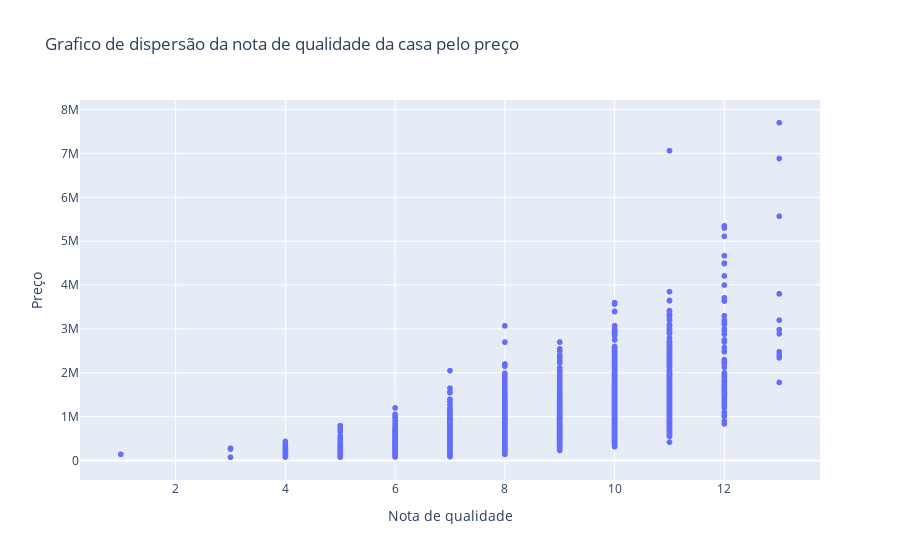

This figure's notebook cell:
### Code cell
px.scatter(casa,x='grade',y='price',title='Grafico de dispersão da nota de qualidade da casa pelo preço',
labels = {'grade':'Nota de qualidade','price':'Preço'})

### Figure 1 — Plotly figure (JSON) as saved in the notebook; plotly's stock layout.template omitted (floating-point values rounded to 4 significant figures; data arrays with more than 128 entries replaced by an {"elided": "..."} marker saying what was removed)
{"data": [{"hovertemplate": "Nota de qualidade=%{x}<br>Preço=%{y}<extra></extra>", "legendgroup": "", "marker": {"color": "#636efa", "symbol": "circle"}, "mode": "markers", "name": "", "showlegend": false, "type": "scattergl", "x": {"elided": "21613 int values"}, "xaxis": "x", "y": {"elided": "21613 int values"}, "yaxis": "y"}], "layout": {"legend": {"tracegroupgap": 0}, "title": {"text": "Grafico de dispersão da nota de qualidade da casa pelo preço"}, "xaxis": {"anchor": "y", "domain": [0, 1], "title": {"text": "Nota de qualidade"}}, "yaxis": {"anchor": "x", "domain": [0, 1], "title": {"text": "Preço"}}}}
